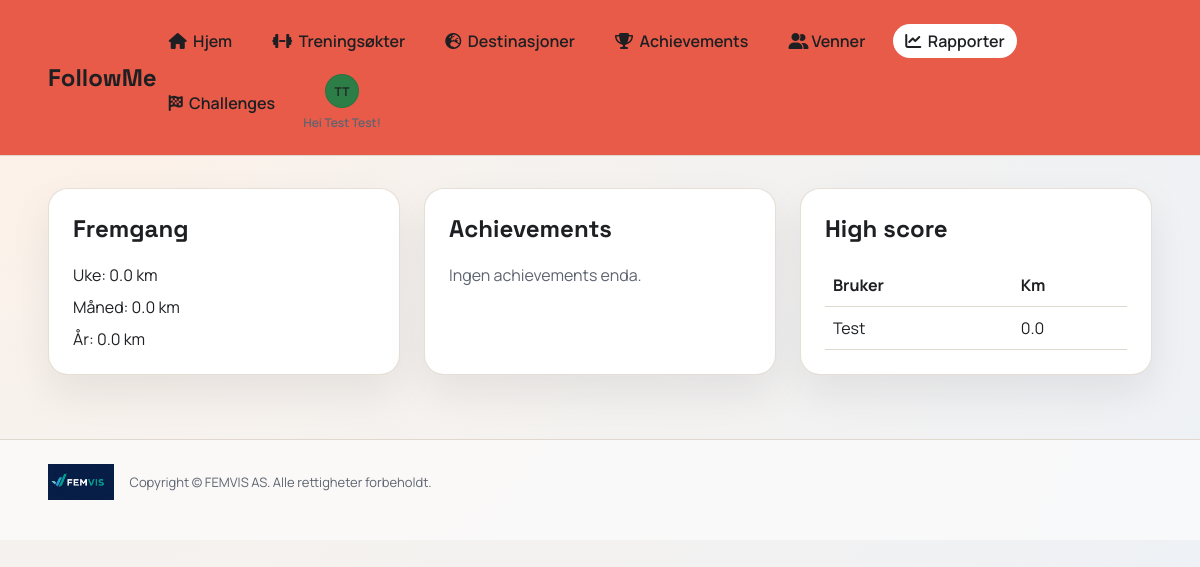
/reports (signed in), run on an earlier commit of the app's database.
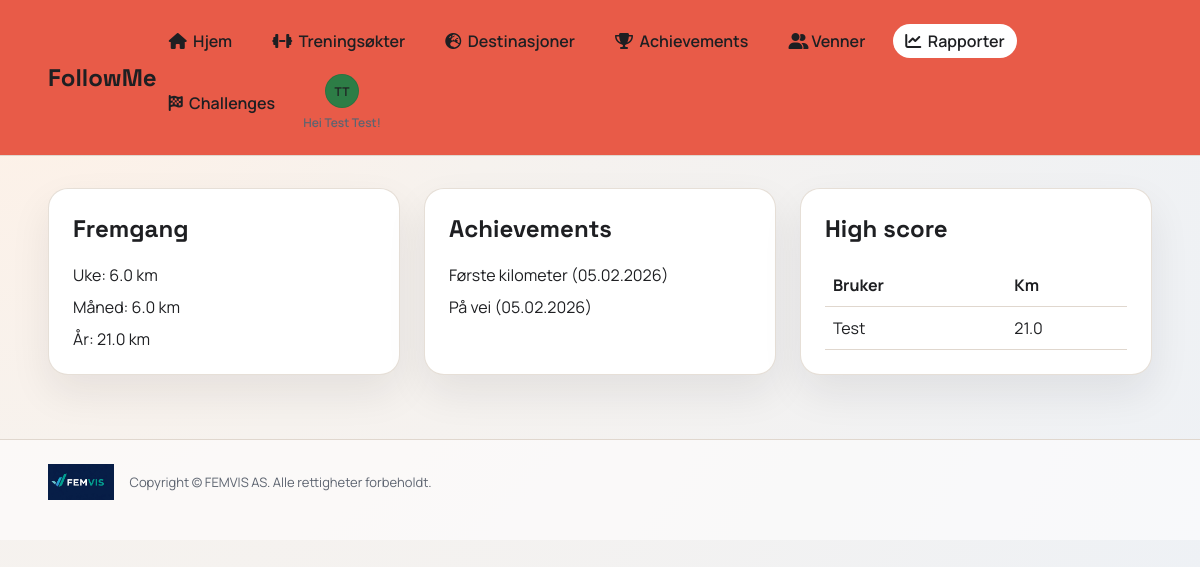
And on a later commit of the database.
### app.py (models this page shows)
class User(db.Model):
    id = db.Column(db.Integer, primary_key=True)
    username = db.Column(db.String(40), unique=True, nullable=False)
    full_name = db.Column(db.String(120), nullable=False)
    email = db.Column(db.String(120), unique=True, nullable=False)
    password_hash = db.Column(db.String(255), nullable=False)
    role = db.Column(db.String(20), default="user", nullable=False)
    avatar_color = db.Column(db.String(20), default="#2d7d46", nullable=False)
    avatar_icon = db.Column(db.String(20), default="boot", nullable=False)
    avatar_image = db.Column(db.String(255), nullable=True)
    created_at = db.Column(db.DateTime, default=datetime.utcnow, nullable=False)

class UserAchievement(db.Model):
    id = db.Column(db.Integer, primary_key=True)
    user_id = db.Column(db.Integer, db.ForeignKey("user.id"), nullable=False)
    achievement_id = db.Column(db.Integer, db.ForeignKey("achievement.id"), nullable=False)
    earned_at = db.Column(db.DateTime, default=datetime.utcnow, nullable=False)

class Achievement(db.Model):
    id = db.Column(db.Integer, primary_key=True)
    code = db.Column(db.String(40), unique=True, nullable=False)
    name = db.Column(db.String(120), nullable=False)
    description = db.Column(db.String(300), nullable=False)
    rule_type = db.Column(db.String(20), nullable=False)  # total_km or workouts
    threshold = db.Column(db.Float, nullable=False)

### app.py (the view)
@app.route("/reports")
@login_required
def reports():
    user = get_current_user()
    today = date.today()
    year_start = date(today.year, 1, 1)
    month_start = date(today.year, today.month, 1)
    week_start = date.fromordinal(today.toordinal() - today.weekday())
    km_week = sum_km_between(user.id, week_start, today)
    km_month = sum_km_between(user.id, month_start, today)
    km_year = sum_km_between(user.id, year_start, today)
    ensure_achievements(user.id)
    earned = (
        db.session.query(UserAchievement, Achievement)
        .join(Achievement, UserAchievement.achievement_id == Achievement.id)
        .filter(UserAchievement.user_id == user.id)
        .order_by(UserAchievement.earned_at.desc())
        .all()
    )
    friend_links = Friend.query.filter_by(user_id=user.id).all()
    friend_users = [db.session.get(User, link.friend_id) for link in friend_links]
    leaderboard = [{"username": user.username, "total_km": user_total_km(user.id)}]
    for friend_user in friend_users:
        leaderboard.append({"username": friend_user.username, "total_km": user_total_km(friend_user.id)})
    leaderboard = sorted(leaderboard, key=lambda x: x["total_km"], reverse=True)
    return render_template(
        "reports.html",
        user=user,
        km_week=km_week,
        km_month=km_month,
        km_year=km_year,
        earned=earned,
        leaderboard=leaderboard,
    )

### app.py (called while the page is built)
def login_required(view):
    @wraps(view)
    def wrapper(*args, **kwargs):
        if "user_id" not in session:
            return redirect(url_for("login"))
        user = db.session.get(User, session["user_id"])
        if not user:
            session.clear()
            return redirect(url_for("login"))
        return view(*args, **kwargs)
    return wrapper

def get_current_user():
    if "user_id" not in session:
        return None
    user = db.session.get(User, session["user_id"])
    if not user:
        session.clear()
        return None
    return user

def user_total_km(user_id):
    total = db.session.query(db.func.coalesce(db.func.sum(Workout.km), 0)).filter_by(user_id=user_id).scalar()
    return float(total or 0)

def user_workout_count(user_id):
    count = db.session.query(db.func.count(Workout.id)).filter_by(user_id=user_id).scalar()
    return int(count or 0)

### templates/reports.html
{% extends "base.html" %}
{% set title = "Rapporter" %}
{% block content %}
<section class="grid">
  <div class="card">
    <h2>Fremgang</h2>
    <ul class="list">
      <li>Uke: {{ "%.1f"|format(km_week) }} km</li>
      <li>Måned: {{ "%.1f"|format(km_month) }} km</li>
      <li>År: {{ "%.1f"|format(km_year) }} km</li>
    </ul>
  </div>
  <div class="card">
    <h2>Achievements</h2>
    <ul class="list">
      {% for entry, achievement in earned %}
        <li>{{ achievement.name }} ({{ entry.earned_at.strftime('%d.%m.%Y') }})</li>
      {% else %}
        <li class="muted">Ingen achievements enda.</li>
      {% endfor %}
    </ul>
  </div>
  <div class="card">
    <h2>High score</h2>
    <table class="table">
      <thead>
        <tr>
          <th>Bruker</th>
          <th>Km</th>
        </tr>
      </thead>
      <tbody>
        {% for row in leaderboard %}
          <tr>
            <td>{{ row.username }}</td>
            <td>{{ "%.1f"|format(row.total_km) }}</td>
          </tr>
        {% endfor %}
      </tbody>
    </table>
  </div>
</section>
{% endblock %}

### templates/base.html (shortened to what this page needs)
<!doctype html>
<html lang="no">
<head>
  <link rel="stylesheet" href="{{ url_for('static', filename='css/style.css') }}">
  <link rel="stylesheet" href="https://cdnjs.cloudflare.com/ajax/libs/font-awesome/6.5.2/css/all.min.css">
</head>
<body>
  <div class="app-shell">
    <header class="topbar">
      <a class="brand-link" href="{{ url_for('index') }}"><div class="brand">FollowMe</div></a>
      {% if user %}
      <div class="nav-shell">
        <nav class="nav">
          <a href="{{ url_for('index') }}" class="{% if request.path == url_for('index') %}active{% endif %}"><i class="fa-solid fa-house"></i>&nbsp; Hjem</a>
          <a href="{{ url_for('workouts') }}" class="{% if request.path.startswith(url_for('workouts')) %}active{% endif %}"><i class="fa-solid fa-dumbbell"></i>&nbsp; Treningsøkter</a>
          <a href="{{ url_for('destinations') }}" class="{% if request.path.startswith(url_for('destinations')) %}active{% endif %}"><i class="fa-solid fa-earth-europe"></i>&nbsp; Destinasjoner</a>
          <a href="{{ url_for('achievements') }}" class="{% if request.path.startswith(url_for('achievements')) %}active{% endif %}"><i class="fa-solid fa-trophy"></i>&nbsp; Achievements</a>
          <a href="{{ url_for('friends') }}" class="{% if request.path.startswith(url_for('friends')) %}active{% endif %}"><i class="fa-solid fa-user-group"></i> Venner</a>
          <a href="{{ url_for('reports') }}" class="{% if request.path.startswith(url_for('reports')) %}active{% endif %}"><i class="fa-solid fa-chart-line"></i>&nbsp; Rapporter</a>
          <a href="{{ url_for('challenges') }}" class="{% if request.path.startswith(url_for('challenges')) %}active{% endif %}"><i class="fa-solid fa-flag-checkered"></i>&nbsp; Challenges</a>
          <div class="nav-avatar-wrap">
            <a class="nav-avatar {% if user.avatar_image %}has-image{% endif %}" href="{{ url_for('profile') }}" style="--accent: {{ user.avatar_color }}" aria-label="Profil">
              {% if user.avatar_image %}
                <img src="{{ url_for('static', filename='uploads/' ~ user.avatar_image) }}" alt="Avatar">
              {% else %}
                {% set parts = user.full_name.split() %}
                {% if parts|length == 1 %}
                  <span>{{ parts[0][0]|upper }}</span>
                {% else %}
                  <span>{{ (parts[0][0] ~ parts[-1][0])|upper }}</span>
                {% endif %}
              {% endif %}
            </a>
            <div class="nav-welcome">Hei {{ user.full_name }}!</div>
          </div>
        </nav>
      </div>
      {% endif %}
    </header>
    <main class="main">
      {% block content %}{% endblock %}
    </main>
    <footer class="footer">
      <div class="footer-inner">
        <img src="{{ url_for('static', filename='img/logo.jpg') }}" alt="FEMVIS AS logo">
        <p>Copyright © FEMVIS AS. Alle rettigheter forbeholdt.</p>
      </div>
    </footer>
  </div>
</body>
</html>

What changed in the data, as far as the page shows it:
computed for User "Test": total_km "0.0" → "21.0"
added UserAchievement: name "Første kilometer", earned_at "05.02.2026"
added UserAchievement: name "På vei", earned_at "05.02.2026"
Also different on the page:
{{ "%.1f"|format(km_week) }}: "0.0" → "6.0"
{{ "%.1f"|format(km_month) }}: "0.0" → "6.0"
{{ "%.1f"|format(km_year) }}: "0.0" → "21.0"
text no longer shown: "Ingen achievements enda."
